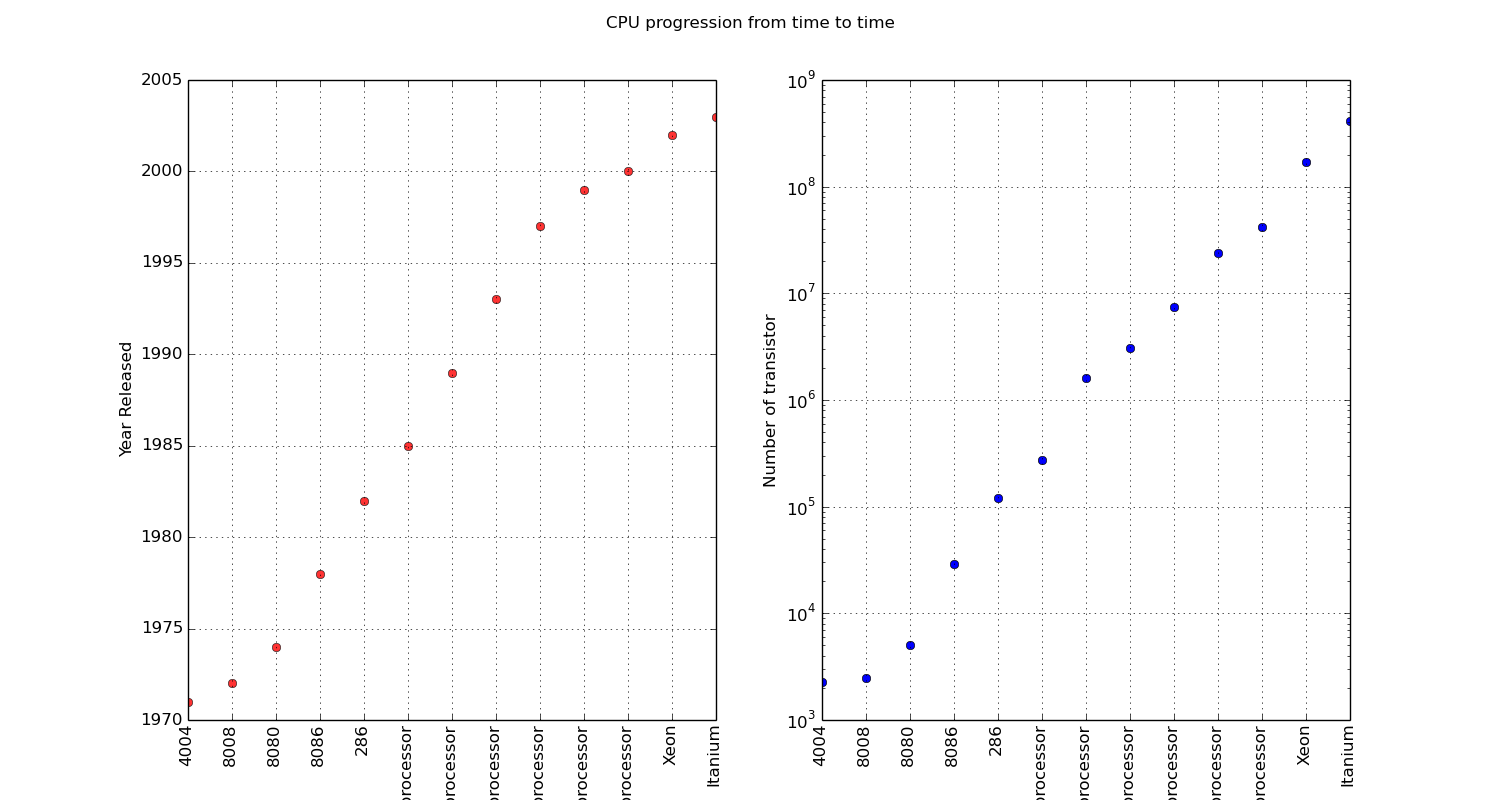

Write Python code to recreate this figure.
##############################################
##############################################
#      Principle of urban informatics        # 
#      Assignment 8                          #
#      Dimas Rinarso Putro | [email redacted]  #
#      No.3                                  #
##############################################
import argparse,csv,sys,os
import numpy as np
import matplotlib
from matplotlib import pyplot as plt

def main(filename):

  dataList = []
  cpuName = []
  releasedYear = []
  numTransistor = []

  #iterate each row
  with open(filename, 'rb') as f:
    Reader = csv.reader(f)
    headers = next(Reader)
    for row in Reader:
      dataList.append((row[0],row[1],row[2]))

  dataListSorted = sorted(dataList, key=lambda x: (x[1]))
  for elem in dataListSorted:
    cpuName.append(elem[0])
    releasedYear.append(elem[1])
    numTransistor.append(elem[2])

  ind = np.arange(len(cpuName))
  #colors = ["ro","go","co","yo","ko","mo",
  #          "r^","g^","c^","y^","k^","m^","rs"]

  #plt.subplots(nrows=2,ncols=1,facecolor="white",figsize=(12,8))
  fig, ax = plt.subplots(1, 2,figsize=(15,8))

#figure 1
  #for n in xrange(0,len(cpuName)):
  #  ax[0].plot(ind[n], releasedYear[n], colors[n],
  #             label=(cpuName[n]),
  #             alpha=0.8)
  ax[0].plot(ind, releasedYear, 'ro',
             alpha=0.8)
  ax[0].xaxis.set_ticks(ind)
  ax[0].xaxis.set_ticklabels(cpuName,rotation='vertical')
  ax[0].set_ylabel('Year Released')
  ax[0].set_xlabel('Cpu Name')
  ax[0].grid(True)


  #figure 2
  #for n in xrange(0,len(cpuName)):
  #  ax[1].plot(ind[n], numTransistor[n], colors[n],
  #             label=(cpuName[n]),
  #             alpha=0.8)
  #ax[1].plot(ind,numTransistor, 'bo',
  #           alpha=0.8)
  ax[1].semilogy(ind, numTransistor, 'bo',basey=10)
  ax[1].xaxis.set_ticks(ind)
  ax[1].xaxis.set_ticklabels(cpuName,rotation='vertical')
  ax[1].set_ylabel('Number of transistor')
  ax[1].set_xlabel('Cpu Name')
  ax[1].grid(True)

  plt.suptitle('CPU progression from time to time')
  plt.savefig('problem3.png')
  plt.show()


if __name__ == '__main__':
  parser = argparse.ArgumentParser()
  parser.add_argument("file", help="enter dta file name / directory")
  args = parser.parse_args()
  filename = args.file
  main(filename)
